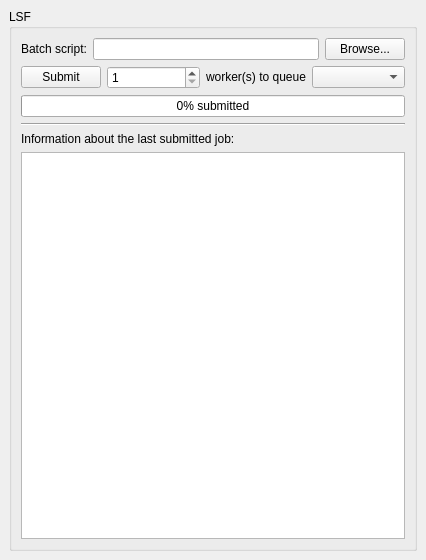
<ui version="4.0" >
 <class>wgGrid</class>
 <widget class="QWidget" name="wgGrid" >
  <property name="geometry" >
   <rect>
    <x>0</x>
    <y>0</y>
    <width>426</width>
    <height>560</height>
   </rect>
  </property>
  <property name="windowTitle" >
   <string>Form</string>
  </property>
  <layout class="QGridLayout" >
   <property name="margin" >
    <number>9</number>
   </property>
   <property name="spacing" >
    <number>6</number>
   </property>
   <item row="0" column="0" >
    <widget class="QGroupBox" name="groupBox" >
     <property name="title" >
      <string>LSF</string>
     </property>
     <layout class="QGridLayout" >
      <property name="margin" >
       <number>9</number>
      </property>
      <property name="spacing" >
       <number>6</number>
      </property>
      <item row="0" column="0" >
       <layout class="QVBoxLayout" >
        <property name="margin" >
         <number>0</number>
        </property>
        <property name="spacing" >
         <number>6</number>
        </property>
        <item>
         <layout class="QHBoxLayout" >
          <property name="margin" >
           <number>0</number>
          </property>
          <property name="spacing" >
           <number>6</number>
          </property>
          <item>
           <widget class="QLabel" name="label_2" >
            <property name="text" >
             <string>Batch script:</string>
            </property>
           </widget>
          </item>
          <item>
           <widget class="QLineEdit" name="edtJobScriptFileName" >
            <property name="text" >
             <string/>
            </property>
           </widget>
          </item>
          <item>
           <widget class="QPushButton" name="btnBrowseJobScript" >
            <property name="text" >
             <string>Browse...</string>
            </property>
           </widget>
          </item>
         </layout>
        </item>
        <item>
         <layout class="QHBoxLayout" >
          <property name="margin" >
           <number>0</number>
          </property>
          <property name="spacing" >
           <number>6</number>
          </property>
          <item>
           <widget class="QPushButton" name="btnSubmitClient" >
            <property name="sizePolicy" >
             <sizepolicy>
              <hsizetype>0</hsizetype>
              <vsizetype>0</vsizetype>
              <horstretch>0</horstretch>
              <verstretch>0</verstretch>
             </sizepolicy>
            </property>
            <property name="minimumSize" >
             <size>
              <width>77</width>
              <height>0</height>
             </size>
            </property>
            <property name="text" >
             <string>Submit</string>
            </property>
            <property name="checkable" >
             <bool>false</bool>
            </property>
           </widget>
          </item>
          <item>
           <widget class="QSpinBox" name="spinNumWorkers" >
            <property name="sizePolicy" >
             <sizepolicy>
              <hsizetype>7</hsizetype>
              <vsizetype>0</vsizetype>
              <horstretch>0</horstretch>
              <verstretch>0</verstretch>
             </sizepolicy>
            </property>
            <property name="minimumSize" >
             <size>
              <width>40</width>
              <height>0</height>
             </size>
            </property>
            <property name="alignment" >
             <set>Qt::AlignLeading</set>
            </property>
            <property name="specialValueText" >
             <string/>
            </property>
            <property name="minimum" >
             <number>1</number>
            </property>
            <property name="value" >
             <number>1</number>
            </property>
           </widget>
          </item>
          <item>
           <widget class="QLabel" name="label_4" >
            <property name="sizePolicy" >
             <sizepolicy>
              <hsizetype>0</hsizetype>
              <vsizetype>0</vsizetype>
              <horstretch>0</horstretch>
              <verstretch>0</verstretch>
             </sizepolicy>
            </property>
            <property name="text" >
             <string>worker(s) to queue</string>
            </property>
            <property name="alignment" >
             <set>Qt::AlignLeading|Qt::AlignLeft|Qt::AlignVCenter</set>
            </property>
           </widget>
          </item>
          <item>
           <widget class="QComboBox" name="lsfQueueList" >
            <property name="sizePolicy" >
             <sizepolicy>
              <hsizetype>7</hsizetype>
              <vsizetype>0</vsizetype>
              <horstretch>0</horstretch>
              <verstretch>0</verstretch>
             </sizepolicy>
            </property>
           </widget>
          </item>
         </layout>
        </item>
        <item>
         <widget class="QProgressBar" name="progressSubmittedJobs" >
          <property name="value" >
           <number>0</number>
          </property>
          <property name="orientation" >
           <enum>Qt::Horizontal</enum>
          </property>
          <property name="format" >
           <string>%p% submitted</string>
          </property>
         </widget>
        </item>
        <item>
         <widget class="Line" name="line" >
          <property name="orientation" >
           <enum>Qt::Horizontal</enum>
          </property>
         </widget>
        </item>
        <item>
         <widget class="QLabel" name="label" >
          <property name="text" >
           <string>Information about the last submitted job:</string>
          </property>
         </widget>
        </item>
        <item>
         <widget class="QTreeView" name="treeJobs" >
          <property name="alternatingRowColors" >
           <bool>false</bool>
          </property>
          <property name="uniformRowHeights" >
           <bool>true</bool>
          </property>
         </widget>
        </item>
       </layout>
      </item>
     </layout>
    </widget>
   </item>
  </layout>
 </widget>
 <tabstops>
  <tabstop>edtJobScriptFileName</tabstop>
  <tabstop>btnBrowseJobScript</tabstop>
  <tabstop>btnSubmitClient</tabstop>
  <tabstop>treeJobs</tabstop>
 </tabstops>
 <resources/>
 <connections/>
</ui>
